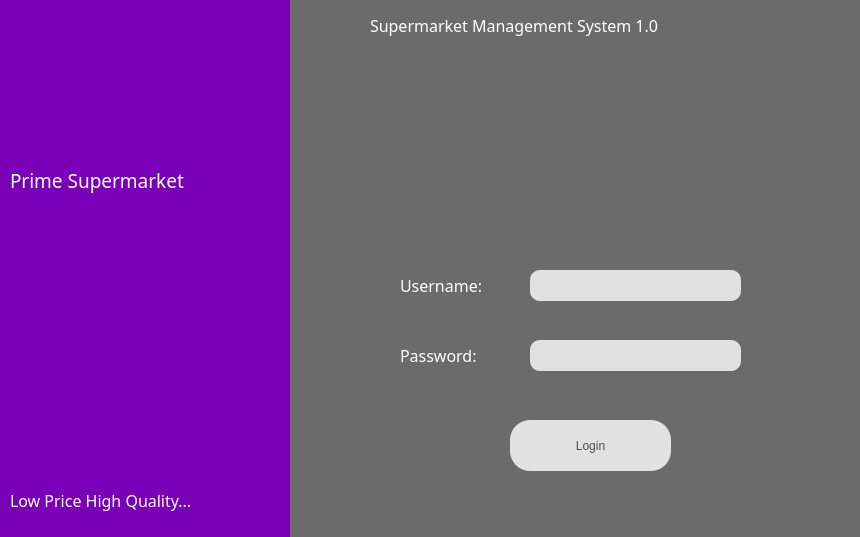
<?xml version="1.0" encoding="UTF-8"?>
<ui version="4.0">
 <class>Form</class>
 <widget class="QWidget" name="Form">
  <property name="enabled">
   <bool>true</bool>
  </property>
  <property name="geometry">
   <rect>
    <x>0</x>
    <y>0</y>
    <width>860</width>
    <height>537</height>
   </rect>
  </property>
  <property name="windowTitle">
   <string>Form</string>
  </property>
  <widget class="QWidget" name="widget" native="true">
   <property name="geometry">
    <rect>
     <x>0</x>
     <y>0</y>
     <width>291</width>
     <height>551</height>
    </rect>
   </property>
   <property name="styleSheet">
    <string notr="true">
background-color: rgb(121, 0, 182);</string>
   </property>
   <widget class="QLabel" name="label">
    <property name="geometry">
     <rect>
      <x>10</x>
      <y>150</y>
      <width>271</width>
      <height>61</height>
     </rect>
    </property>
    <property name="font">
     <font>
      <family>Arial Black</family>
      <pointsize>14</pointsize>
      <weight>10</weight>
      <italic>false</italic>
      <bold>false</bold>
     </font>
    </property>
    <property name="styleSheet">
     <string notr="true">color: rgb(255, 255, 255);
font: 87 14pt &quot;Arial Black&quot;;</string>
    </property>
    <property name="text">
     <string>Prime Supermarket</string>
    </property>
   </widget>
   <widget class="QLabel" name="label_2">
    <property name="geometry">
     <rect>
      <x>10</x>
      <y>470</y>
      <width>271</width>
      <height>61</height>
     </rect>
    </property>
    <property name="font">
     <font>
      <family>Arial Black</family>
      <pointsize>12</pointsize>
      <weight>10</weight>
      <italic>false</italic>
      <bold>false</bold>
     </font>
    </property>
    <property name="styleSheet">
     <string notr="true">color: rgb(255, 255, 255);
font: 87 12pt &quot;Arial Black&quot;;</string>
    </property>
    <property name="text">
     <string>Low Price High Quality...</string>
    </property>
   </widget>
   <widget class="QLabel" name="label_3">
    <property name="geometry">
     <rect>
      <x>70</x>
      <y>30</y>
      <width>121</width>
      <height>121</height>
     </rect>
    </property>
    <property name="styleSheet">
     <string notr="true">font: 11pt &quot;MS Shell Dlg 2&quot;;</string>
    </property>
    <property name="text">
     <string/>
    </property>
    <property name="pixmap">
     <pixmap resource="../../../../Documents/NetBeansProjects/SupermarketAutomation/src/img/a.qrc">:/newPrefix/cart.png</pixmap>
    </property>
    <property name="scaledContents">
     <bool>true</bool>
    </property>
   </widget>
  </widget>
  <widget class="QWidget" name="widget_2" native="true">
   <property name="geometry">
    <rect>
     <x>290</x>
     <y>0</y>
     <width>571</width>
     <height>541</height>
    </rect>
   </property>
   <property name="styleSheet">
    <string notr="true">background-color:rgb(107, 107, 107)</string>
   </property>
   <widget class="QLabel" name="label_5">
    <property name="geometry">
     <rect>
      <x>240</x>
      <y>110</y>
      <width>111</width>
      <height>111</height>
     </rect>
    </property>
    <property name="styleSheet">
     <string notr="true">font: 11pt &quot;MS Shell Dlg 2&quot;;</string>
    </property>
    <property name="text">
     <string/>
    </property>
    <property name="pixmap">
     <pixmap resource="../../../../Documents/NetBeansProjects/SupermarketAutomation/src/img/a.qrc">:/newPrefix/login.png</pixmap>
    </property>
    <property name="scaledContents">
     <bool>true</bool>
    </property>
   </widget>
   <widget class="QLabel" name="label_6">
    <property name="geometry">
     <rect>
      <x>110</x>
      <y>270</y>
      <width>121</width>
      <height>31</height>
     </rect>
    </property>
    <property name="font">
     <font>
      <family>Arial Black</family>
      <pointsize>12</pointsize>
      <weight>10</weight>
      <italic>false</italic>
      <bold>false</bold>
     </font>
    </property>
    <property name="styleSheet">
     <string notr="true">color: rgb(255, 255, 255);
font: 87 12pt &quot;Arial Black&quot;;</string>
    </property>
    <property name="text">
     <string>Username:</string>
    </property>
   </widget>
   <widget class="QLabel" name="label_7">
    <property name="geometry">
     <rect>
      <x>110</x>
      <y>340</y>
      <width>111</width>
      <height>31</height>
     </rect>
    </property>
    <property name="font">
     <font>
      <family>Arial Black</family>
      <pointsize>12</pointsize>
      <weight>10</weight>
      <italic>false</italic>
      <bold>false</bold>
     </font>
    </property>
    <property name="styleSheet">
     <string notr="true">color: rgb(255, 255, 255);
font: 87 12pt &quot;Arial Black&quot;;</string>
    </property>
    <property name="text">
     <string>Password:</string>
    </property>
   </widget>
   <widget class="QLineEdit" name="lineEdit">
    <property name="geometry">
     <rect>
      <x>240</x>
      <y>270</y>
      <width>211</width>
      <height>31</height>
     </rect>
    </property>
    <property name="styleSheet">
     <string notr="true">border-radius: 10px;
background-color: rgb(225, 225, 225);





</string>
    </property>
    <property name="echoMode">
     <enum>QLineEdit::Normal</enum>
    </property>
   </widget>
   <widget class="QLineEdit" name="lineEdit_2">
    <property name="geometry">
     <rect>
      <x>240</x>
      <y>340</y>
      <width>211</width>
      <height>31</height>
     </rect>
    </property>
    <property name="styleSheet">
     <string notr="true">background-color: rgb(225, 225, 225);
border-radius: 10px;</string>
    </property>
    <property name="echoMode">
     <enum>QLineEdit::Password</enum>
    </property>
   </widget>
   <widget class="QPushButton" name="pushButton">
    <property name="geometry">
     <rect>
      <x>220</x>
      <y>420</y>
      <width>161</width>
      <height>51</height>
     </rect>
    </property>
    <property name="styleSheet">
     <string notr="true">background-color: rgb(225, 225, 225);
color: rgb(79, 79, 79);
font: 75 12pt &quot;MS Shell Dlg 2&quot;;
border-radius: 20px;</string>
    </property>
    <property name="text">
     <string>Login</string>
    </property>
   </widget>
   <widget class="QLabel" name="label_4">
    <property name="geometry">
     <rect>
      <x>80</x>
      <y>15</y>
      <width>421</width>
      <height>21</height>
     </rect>
    </property>
    <property name="font">
     <font>
      <family>Arial Black</family>
      <pointsize>12</pointsize>
      <weight>10</weight>
      <italic>false</italic>
      <bold>false</bold>
     </font>
    </property>
    <property name="styleSheet">
     <string notr="true">font: 87 12pt &quot;Arial Black&quot;;
color: rgb(255, 255, 255);</string>
    </property>
    <property name="text">
     <string>Supermarket Management System 1.0</string>
    </property>
   </widget>
  </widget>
 </widget>
 <resources>
  <include location="../../../../Documents/NetBeansProjects/SupermarketAutomation/src/img/a.qrc"/>
 </resources>
 <connections/>
</ui>
